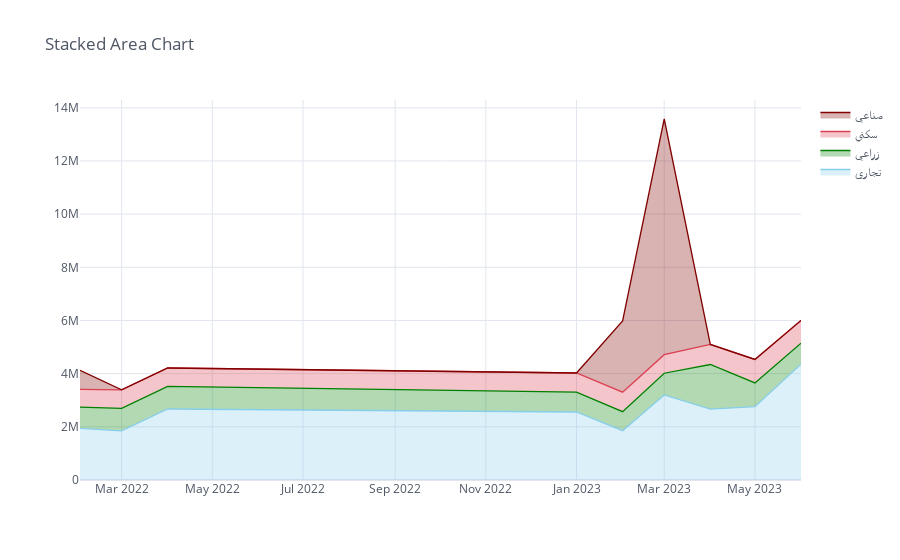

Notebook source saved alongside this figure:
### Code cell
pyo.init_notebook_mode(connected=True)
cf.go_offline()
pivot_table.iplot(kind='area', x='month_year', y=['تجاري', 'زراعي', 'سكني', 'صناعي'], fill=True, colors=['skyblue', 'green', 'red', 'maroon'], theme='white', title='Stacked Area Chart')

### Figure 1 — Plotly figure (JSON) as saved in the notebook; plotly's stock layout.template omitted (floating-point values rounded to 4 significant figures)
{"data": [{"fill": "tonexty", "fillcolor": "rgba(135, 206, 235, 0.3)", "line": {"color": "rgba(135, 206, 235, 1.0)", "dash": "solid", "shape": "linear", "width": 1.3}, "mode": "lines", "name": "تجاري", "text": "", "type": "scatter", "x": ["2022-02-01", "2022-03-01", "2022-04-01", "2023-01-01", "2023-02-01", "2023-03-01", "2023-04-01", "2023-05-01", "2023-06-01"], "y": [1940000.0, 1850000.0, 2670000.0, 2558000.0, 1854000.0, 3198000.0, 2663000.0, 2758000.0, 4358000.0]}, {"fill": "tonexty", "fillcolor": "rgba(0, 128, 0, 0.3)", "line": {"color": "rgba(0, 128, 0, 1.0)", "dash": "solid", "shape": "linear", "width": 1.3}, "mode": "lines", "name": "زراعي", "text": "", "type": "scatter", "x": ["2022-02-01", "2022-03-01", "2022-04-01", "2023-01-01", "2023-02-01", "2023-03-01", "2023-04-01", "2023-05-01", "2023-06-01"], "y": [2744000.0, 2692000.0, 3523000.0, 3306000.0, 2569000.0, 4016000.0, 4344000.0, 3650000.0, 5146000.0]}, {"fill": "tonexty", "fillcolor": "rgba(219, 64, 82, 0.3)", "line": {"color": "rgba(219, 64, 82, 1.0)", "dash": "solid", "shape": "linear", "width": 1.3}, "mode": "lines", "name": "سكني", "text": "", "type": "scatter", "x": ["2022-02-01", "2022-03-01", "2022-04-01", "2023-01-01", "2023-02-01", "2023-03-01", "2023-04-01", "2023-05-01", "2023-06-01"], "y": [3406000.0, 3392000.0, 4212000.0, 4025000.0, 3304000.0, 4712000.0, 5100000.0, 4535000.0, 6000000.0]}, {"fill": "tonexty", "fillcolor": "rgba(128, 0, 0, 0.3)", "line": {"color": "rgba(128, 0, 0, 1.0)", "dash": "solid", "shape": "linear", "width": 1.3}, "mode": "lines", "name": "صناعي", "text": "", "type": "scatter", "x": ["2022-02-01", "2022-03-01", "2022-04-01", "2023-01-01", "2023-02-01", "2023-03-01", "2023-04-01", "2023-05-01", "2023-06-01"], "y": [4127000.0, 3392000.0, 4212000.0, 4025000.0, 5984000.0, 13580000.0, 5100000.0, 4535000.0, 6000000.0]}], "layout": {"autosize": true, "legend": {"bgcolor": "#FFFFFF", "font": {"color": "#4D5663"}}, "paper_bgcolor": "#FFFFFF", "plot_bgcolor": "#FFFFFF", "title": {"font": {"color": "#4D5663"}, "text": "Stacked Area Chart"}, "xaxis": {"autorange": true, "gridcolor": "#E1E5ED", "range": ["2022-02-01", "2023-06-01"], "showgrid": true, "tickfont": {"color": "#4D5663"}, "title": {"font": {"color": "#4D5663"}, "text": ""}, "type": "date", "zerolinecolor": "#E1E5ED"}, "yaxis": {"autorange": true, "gridcolor": "#E1E5ED", "range": [0, 14290000.0], "showgrid": true, "tickfont": {"color": "#4D5663"}, "title": {"font": {"color": "#4D5663"}, "text": ""}, "type": "linear", "zerolinecolor": "#E1E5ED"}}}
